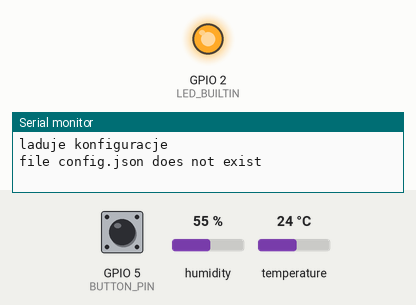
This sketch was run on a simulated ESP8266 (NodeMCU). Shown: output pins drawn as LEDs (lit = HIGH, except the on-board LED, lit = LOW), the last lines printed to the serial monitor. The test bench sets the inputs (shaded band); at power-on: GPIO 5 (BUTTON_PIN) HIGH, humidity 55 %, temperature 24 °C. WiFi joins after 1.5 s; servers stay silent unless stated; uploads are accepted with an empty reply; storage starts empty. At 1.9 s the program puts the board to deep sleep or switches it off; the recording ends there.

Above: at 0.1 s.
At 1.6 s:
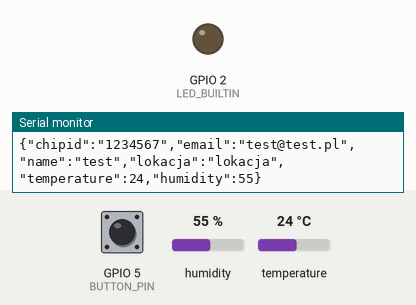
Timing chart, 0 to 1.9 s (numbered marks = the images above):
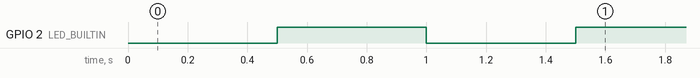

The sketch:

czujnik-esp.ino
```cpp
#define LED_BUILTIN 2 // Default led
#define DHTPIN 4 // DHT22 data pin
#define DHTTYPE DHT22 // DHT22 sensor type

#include <FS.h>
#include <ArduinoJson.h>
#include <ESP8266WiFi.h>
#include <DNSServer.h>
#include <ESP8266WebServer.h>
#include <WiFiManager.h>
#include <Adafruit_Sensor.h>
#include <DHT.h>
#include <stdlib.h>
#include <WiFiClientSecure.h>
#include <ESP8266HTTPClient.h>
#include <Ticker.h>
Ticker ticker;

DHT dht(DHTPIN, DHTTYPE);

bool shouldSaveConfig = false;

//client setup for backend server
char postUrl[100] = "https://www.so718.sohost.pl/sensor/api.php";
char email[40] = "test@test.pl";
char name[40] = "test";
char lokacja[40] = "lokacja";
char dsTime[2] = "1";

//reset button pin D1
const int BUTTON_PIN = 5;

//battery percentage setup
const float batteryPercent = 0.0;
const float batteryVoltage = 0.0;
const float batteryVoltageMin = 2.8;
const float batteryVoltageMax = 4.2;
const int batteryPin = A0;

void setup() {
  WiFi.mode(WIFI_STA);
	// Setup serial as 8E1 to communicate with sound meter
	Serial.begin(9600);

	// reset button pin mode 10k ohm pullup
	pinMode(BUTTON_PIN, INPUT_PULLUP);

  dht.begin();

	// set led pin as output and blink 0.5s interval until connected
	pinMode(LED_BUILTIN, OUTPUT);
	ticker.attach(0.5, led_tick);

	load_settings();

	//get chipid as string id
	String id = String(ESP.getChipId());

	// WiFiManager
	// Local intialization. Once its business is done, there is no need to keep it around
	WiFiManager wifiManager;
  String apName = "Temp Sensor " + id;
	wifiManager.setAPCallback(configModeCallback);
	wifiManager.setSaveConfigCallback(saveConfigCallback);

  if (digitalRead(BUTTON_PIN) == LOW) {
    Serial.println("Button pressed during restart. Erasing settings...");
    erase_settings();
    wifiManager.resetSettings();
    ESP.restart();
  } else {


		// custom parameters
		WiFiManagerParameter custom_name("name", "Sensor name", name, 40, " required");
		wifiManager.addParameter(&custom_name);
		WiFiManagerParameter custom_email("email", "User email", email, 40, " required");
		wifiManager.addParameter(&custom_email);
		WiFiManagerParameter custom_location("lokacja", "Sensor location", lokacja, 40, " required");
		wifiManager.addParameter(&custom_location);
		WiFiManagerParameter custom_dsTime("dsTime", "Deep sleep time", dsTime, 2, " required maxlength=2");
		wifiManager.addParameter(&custom_dsTime);
		WiFiManagerParameter custom_postUrl("postUrl", "Server adress", postUrl, 100, " required");
		wifiManager.addParameter(&custom_postUrl);

    wifiManager.setConnectTimeout(20);
    wifiManager.setTimeout(180);

		// try to connect or fallback to ESP+ChipID AP config mode.
		if ( ! wifiManager.autoConnect(apName.c_str())) {
			// reset and try again, or maybe put it to deep sleep
      Serial.println("Failed to connect or hit timeout");
      delay(1000);
			ESP.deepSleep(60000000);
		}

		// read paramters
		strcpy(name, custom_name.getValue());
		strcpy(email, custom_email.getValue());
		strcpy(lokacja, custom_location.getValue());
		strcpy(dsTime, custom_dsTime.getValue());
		strcpy(postUrl, custom_postUrl.getValue());

		// if we went through config, we should save our changes.
		if (shouldSaveConfig) save_settings();

		// no more blinking
		ticker.detach();
	}
}

void loop() {
	String id = String(ESP.getChipId());
  float temperature = dht.readTemperature();
  float humidity = dht.readHumidity();
  // float temperature = 20;
  // float humidity = 40;
  Serial.print("Temperature: ");
  Serial.print(temperature);
  Serial.print(" *C | Humidity: ");
  Serial.print(humidity);
  Serial.println(" %");

  if(postUrl)

	if (isnan(temperature) || isnan(humidity)) {
		Serial.println("Failed to read from DHT sensor!");
		ticker.attach(0.2, led_tick);
		delay(2000);
		ticker.detach();
		ESP.deepSleep(10000000);
	}else{
		// Create a JSON object
		StaticJsonBuffer<200> jsonBuffer;
		JsonObject& root = jsonBuffer.createObject();

		// Add the variables to the JSON object
		root["chipid"] = id;
		root["email"] = email;
		root["name"] = name;
		root["lokacja"] = lokacja;
		root["temperature"] = temperature;
		root["humidity"] = humidity;

		// Serialize the JSON object to a string
		String jsonString;
		root.printTo(jsonString);

    Serial.println(jsonString);
    Serial.println(postUrl);

		// Send the POST request
		if(sendPostRequest(postUrl, jsonString.c_str()) == 200){
      Serial.println("ok");
    }else{
      Serial.println("not ok");
    }
	}

	int num = atoi(dsTime);

  // ESP.deepSleep(60000000 * num);
  ESP.deepSleep(60000000 * num);
}


// WiFiManager requiring config save callback
void saveConfigCallback () {
	shouldSaveConfig = true;
}

// WiFiManager entering configuration mode callback
void configModeCallback(WiFiManager *myWiFiManager) {
	// entered config mode, make led toggle faster
	ticker.attach(0.2, led_tick);
}

// Saves custom parameters to /config.json on SPIFFS
void save_settings() {
	DynamicJsonBuffer jsonBuffer;
	JsonObject& json = jsonBuffer.createObject();
	json["postUrl"] = postUrl;
	json["email"] = email;
	json["name"] = name;
	json["lokacja"] = lokacja;
	json["dsTime"] = dsTime;

	File configFile = SPIFFS.open("/config.json", "w");
	json.printTo(configFile);
	configFile.close();
}

// Loads custom parameters from /config.json on SPIFFS
void load_settings() {
  Serial.println("laduje konfiguracje");
	if (SPIFFS.begin() && SPIFFS.exists("/config.json")) {
		File configFile = SPIFFS.open("/config.json", "r");
		Serial.println("laduje konfiguracje, plik znaleziony");
		if (configFile) {
			size_t size = configFile.size();
			// Allocate a buffer to store contents of the file.
			std::unique_ptr<char[]> buf(new char[size]);

			configFile.readBytes(buf.get(), size);
			DynamicJsonBuffer jsonBuffer;
			JsonObject& json = jsonBuffer.parseObject(buf.get());

			if (json.success()) {
				strcpy(postUrl, json["postUrl"]);
        Serial.print("Zaladowany ");
        Serial.println(postUrl);
				strcpy(email, json["email"]);
        Serial.print("Zaladowany ");
        Serial.println(email);
				strcpy(name, json["name"]);
				strcpy(lokacja, json["lokacja"]);
				strcpy(dsTime, json["dsTime"]);
			} else {
				Serial.println("failed to load config.json");
			}
		}else{
			Serial.println("failed to load config.json");
		}
	}else{
		Serial.println("file config.json does not exist");
  }
}

// Remove the file
void erase_settings() {
  if (SPIFFS.begin() && SPIFFS.exists("/config.json")) {
    SPIFFS.remove("/config.json");
  }
}

// Called by ticker for LED toggle
void led_tick() {
	// toggle LEF state
	int state = digitalRead(LED_BUILTIN);
	digitalWrite(LED_BUILTIN, !state);
}

// Function to send the POST request
int sendPostRequest(const char* url, const char* payload) {
  WiFiClientSecure client;

  client.setInsecure();

  HTTPClient http;
  http.begin(client, url);

  http.addHeader("Content-Type", "application/json");
  int httpResponseCode = http.POST(payload);
  Serial.println(httpResponseCode);

  return httpResponseCode;

}
```
